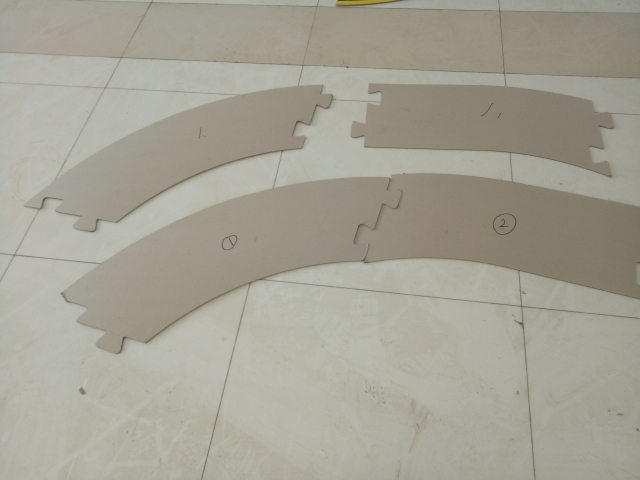
#> input picture 资源/实例代码/8.5.1 Harris角点检测/stardust/board.jpg, 640 x 480 px
$ python stardust.py
#> lines starting #> are read from the running program, lines starting #| are printed output that depends on the picture; after the words box and inside, x2 and y2 are one past the last pixel; in counts of white or black regions, pixels touching at a corner belong together
#file stardust.py
#author 凡尘(Kevin Brooks)
#version 1.0
#date 2020_08_04
#github https://github.com/stardust-kevin
#copyright Copyright (C) 2016, Stardust Studio,  All Rights Reserved
#license http://www.apache.org/licenses/LICENSE-2.0

#导入基本功能cv2库
import cv2
import numpy as np


filename = 'board.jpg'
img = cv2.imread(filename)
#> img is the input picture: shape (480, 640, 3); mean B, G, R 149, 162.2, 164.9
gray = cv2.cvtColor(img,cv2.COLOR_BGR2GRAY)
gray = np.float32(gray)

dst = cv2.cornerHarris(gray,2,3,0.1)
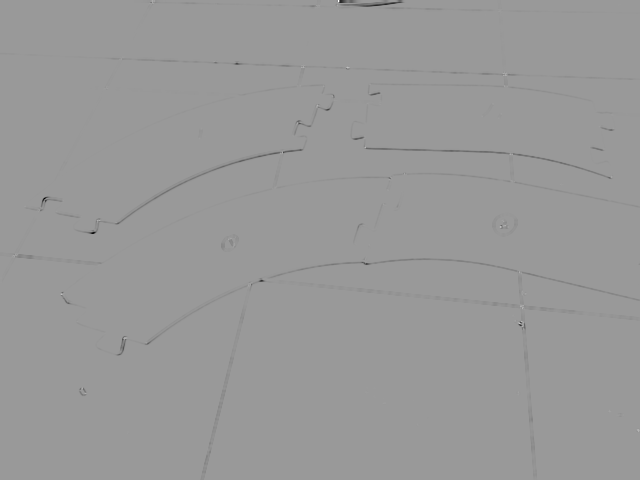
#> dst: shape (480, 640) float32; min -1311338.2, max 866306.4, mean -3987.8; drawn with min black and max white
dst = cv2.dilate(dst,None)
img[dst>0.01*dst.max()]=[0,0,255]
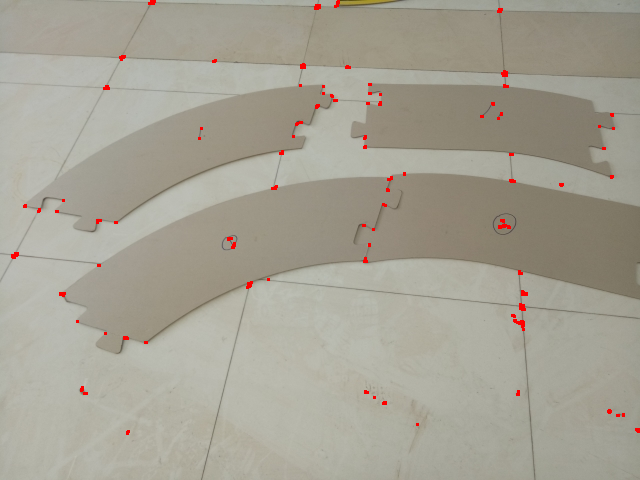
#> img: shape (480, 640, 3); 0.54% of pixels changed, all inside (x1, y1, x2, y2) = (11, 0, 640, 435)

cv2.imshow('dst',img)
if cv2.waitKey(0) & 0xff == 27:
#> (key Esc is pressed here)
    cv2.destroyAllWindows()
